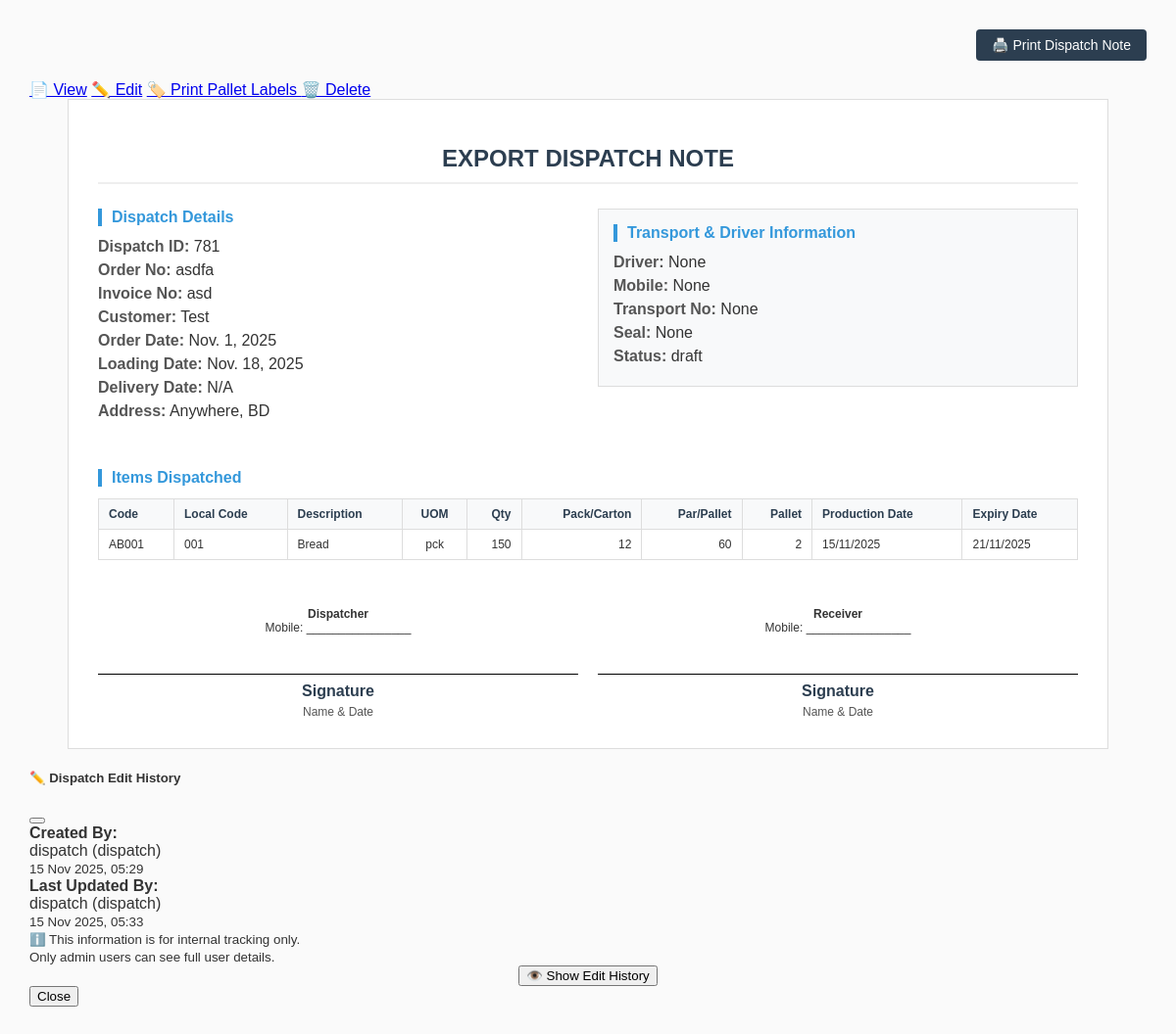
The app's page /dispatch/781/ (signed in) with its own data.
### dispatch_app/models.py (models this page shows, shortened)
class Dispatch(models.Model):
    STATUS_CHOICES = [
        ('draft', 'Draft'),
        ('confirmed', 'Confirmed'),
        ('shipped', 'Shipped'),
        ('delivered', 'Delivered'),
        ('cancelled', 'Cancelled'),
    ]
    DispatchID = models.AutoField(primary_key=True)
    OrderNo = models.CharField(max_length=100, unique=True)
    InvoiceNo = models.CharField(max_length=100, blank=True, null=True)
    Customer = models.ForeignKey(Customer, on_delete=models.PROTECT)
    Address = models.TextField(blank=True, null=True)
    Country = models.CharField(max_length=100, blank=True, null=True)
    ContactNo = models.CharField(max_length=50, blank=True, null=True)
    ContactPerson = models.CharField(max_length=255, blank=True, null=True)
    OrderDate = models.DateField()
    LoadingDate = models.DateField(blank=True, null=True)
    DeliveryDate = models.DateField(blank=True, null=True)
    TransportNo = models.CharField(max_length=100, blank=True, null=True)
    DriverName = models.CharField(max_length=255, blank=True, null=True)
    DriverMobile = models.CharField(max_length=50, blank=True, null=True)
    Seal = models.CharField(max_length=100, blank=True, null=True)
    Status = models.CharField(max_length=20, choices=STATUS_CHOICES, default='draft')
    created_by = models.ForeignKey(
        User,
        on_delete=models.SET_NULL,
        null=True,
        blank=True,
        related_name='dispatches_created'  # ✅ Unique reverse name
    )
    created_at = models.DateTimeField(default=timezone.now)
    updated_by = models.ForeignKey(
        User,
        on_delete=models.SET_NULL,
        null=True,
        blank=True,
        related_name='dispatches_updated'  # ✅ Unique reverse name
    )
    updated_at = models.DateTimeField(auto_now=True)
    class Meta:
        db_table = 'Dispatch'

class Customer(models.Model):
    CustomerID = models.AutoField(primary_key=True)
    Customer = models.CharField(max_length=255)
    DispatchTo = models.CharField(max_length=255, blank=True, null=True)
    Address = models.TextField(blank=True, null=True)
    Country = models.CharField(max_length=100, blank=True, null=True)
    ContactNo = models.CharField(max_length=50, blank=True, null=True)
    ContactPerson = models.CharField(max_length=255, blank=True, null=True)
    Status = models.BooleanField(default=True)
    class Meta:
        db_table = 'Customer'

class DispatchDetails(models.Model):
    ID = models.AutoField(primary_key=True)
    DispatchID = models.ForeignKey(Dispatch, on_delete=models.CASCADE, related_name='details')
    Code = models.ForeignKey(Products, on_delete=models.PROTECT)
    LocalCode = models.CharField(max_length=100, blank=True, null=True)
    Description = models.TextField(blank=True, null=True)
    UOM = models.CharField(max_length=50, blank=True, null=True)
    PackInCarton = models.DecimalField(max_digits=10, decimal_places=2, blank=True, null=True)
    Qty = models.DecimalField(max_digits=15, decimal_places=4)
    ParPallet = models.DecimalField(max_digits=10, decimal_places=2, blank=True, null=True)
    ProductionDate = models.DateField(blank=True, null=True)
    ExpairyDate = models.DateField(blank=True, null=True)
    class Meta:
        db_table = 'DispatchDetails'

class Products(models.Model):
    Code = models.CharField(primary_key=True, max_length=100)
    LocalCode = models.CharField(max_length=100, blank=True, null=True)
    Description = models.TextField(blank=True, null=True)
    ParPallet = models.DecimalField(max_digits=10, decimal_places=2, blank=True, null=True)
    UOM = models.CharField(max_length=50, blank=True, null=True)
    PacInCtn = models.DecimalField(max_digits=10, decimal_places=2, blank=True, null=True)
    class Meta:
        db_table = 'Products'

### dispatch_app/views.py (the view)
# urls.py: path('dispatch/<int:dispatch_id>/', views.dispatch_note, name='dispatch_note'),
@login_required
def dispatch_note(request, dispatch_id):
    dispatch = get_object_or_404(Dispatch, pk=dispatch_id)
    return render(request, 'dispatch_note.html', {'dispatch': dispatch})

### templates/dispatch_note.html (shortened to what this page needs)
<!DOCTYPE html>
<html>
<head>
</head>
 <div class="action-buttons">
    <div class="button-group">
        <button class="print-btn" onclick="window.print()">
            🖨️ Print Dispatch Note
    </div>
<div class="btn-group" role="group">
    <a href="{% url 'dispatch_note' dispatch.DispatchID %}" class="btn btn-info btn-sm">📄 View</a>
    <a href="{% url 'dispatch_edit' dispatch.DispatchID %}" class="btn btn-warning btn-sm">✏️ Edit</a>
        <a href="{% url 'pallet_labels' dispatch.DispatchID %}"
           class="btn btn-success btn-sm" target="_blank">
            🏷️ Print Pallet Labels
        </a>
    {% if user.is_superuser %}
        <a href="{% url 'dispatch_delete' dispatch.DispatchID %}" class="btn btn-danger btn-sm">🗑️ Delete</a>
    {% endif %}
    </div>
</div>
<body>
    <div class="container">
        <h1>EXPORT DISPATCH NOTE</h1>
        <div class="top-section">
            <div class="column-left">
                <div class="section">
                    <div class="section-title">Dispatch Details</div>
                    <div class="info-grid">
                        <div class="info-item"><span class="info-label">Dispatch ID:</span> {{ dispatch.DispatchID }}</div>
                        <div class="info-item"><span class="info-label">Order No:</span> {{ dispatch.OrderNo }}</div>
                        <div class="info-item"><span class="info-label">Invoice No:</span> {{ dispatch.InvoiceNo|default:"N/A" }}</div>
                        <div class="info-item"><span class="info-label">Customer:</span> {{ dispatch.Customer.Customer }}</div>
                        <div class="info-item"><span class="info-label">Order Date:</span> {{ dispatch.OrderDate }}</div>
                        <div class="info-item"><span class="info-label">Loading Date:</span> {{ dispatch.LoadingDate }}</div>
                        <div class="info-item"><span class="info-label">Delivery Date:</span> {{ dispatch.DeliveryDate|default:"N/A" }}</div>
                        <div class="info-item"><span class="info-label">Address:</span> {{ dispatch.Address }}, {{ dispatch.Country }}</div>
                    </div>
                </div>
            </div>
            <div class="column-right">
                <div class="section driver-section">
                    <div class="section-title">Transport & Driver Information</div>
                    <div class="info-grid">
                        <div class="info-item"><span class="info-label">Driver:</span> {{ dispatch.DriverName }}</div>
                        <div class="info-item"><span class="info-label">Mobile:</span> {{ dispatch.DriverMobile }}</div>
                        <div class="info-item"><span class="info-label">Transport No:</span> {{ dispatch.TransportNo }}</div>
                        <div class="info-item"><span class="info-label">Seal:</span> {{ dispatch.Seal }}</div>
                        <div class="info-item"><span class="info-label">Status:</span> {{ dispatch.Status }}</div>
                    </div>
                </div>
            </div>
        </div>
        <div class="section">
            <div class="section-title">Items Dispatched</div>
            <table>
                <thead>
                    <tr>
                        <th>Code</th>
                        <th>Local Code</th>
                        <th>Description</th>
                        <th class="text-center">UOM</th>
                        <th class="text-right">Qty</th>
                        <th class="text-right">Pack/Carton</th>
                        <th class="text-right">Par/Pallet</th>
                        <th class="text-right">Pallet</th>
                        <th>Production Date</th>
                        <th>Expiry Date</th>
                    </tr>
                </thead>
                <tbody>
                    {% for item in dispatch.details.all %}
                    <tr>
                        <td>{{ item.Code.Code }}</td>
                        <td>{{ item.LocalCode|default:"-" }}</td>
                        <td>{{ item.Description|default:item.Code.Description }}</td>
                        <td class="text-center">{{ item.UOM|default:item.Code.UOM }}</td>
                        <td class="text-right">{{ item.Qty|floatformat:"0" }}</td>
                        <td class="text-right">{{ item.PackInCarton|default:item.Code.PacInCtn|default:"-"|floatformat:"0" }}</td>
                        <td class="text-right">{{ item.ParPallet|default:item.Code.ParPallet|default:"-"|floatformat:"0" }}</td>
                        <td class="text-right">
                            {% if item.ParPallet or item.Code.ParPallet %}
                                {% with par_pallet=item.ParPallet|default:item.Code.ParPallet %}
                                    {% widthratio item.Qty par_pallet 1 %}
                                {% endwith %}
                            {% else %}
                                -
                            {% endif %}
                        </td>
                        <td>{% if item.ProductionDate %}{{ item.ProductionDate|date:"d/m/Y" }}{% else %}-{% endif %}</td>
                        <td>{% if item.ExpairyDate %}{{ item.ExpairyDate|date:"d/m/Y" }}{% else %}-{% endif %}</td>
                        </tr>
                        {% empty %}
                        <tr>
                        <td colspan="10" class="no-items">No items dispatched</td>
                    </tr>
                    {% endfor %}
                </tbody>
            </table>
        </div>
        <div class="signature-section">
            <div class="signature-box">
                <div class="signature-info">
                    <strong>Dispatcher</strong><br>
                    Mobile: {{ dispatch.DispatcherMobile|default:"________________" }}
                </div>
                <div class="signature-line">Signature</div>
                <div class="signature-label">Name & Date</div>
            </div>
            <div class="signature-box">
                <div class="signature-info">
                    <strong>Receiver</strong><br>
                    Mobile: {{ dispatch.ReceiverMobile|default:"________________" }}
                </div>
                <div class="signature-line">Signature</div>
                <div class="signature-label">Name & Date</div>
            </div>
        </div>
    </div>
<div class="modal fade" id="editHistoryModal" tabindex="-1" aria-labelledby="editHistoryModalLabel" aria-hidden="true">
    <div class="modal-dialog">
        <div class="modal-content">
            <div class="modal-header">
                <h5 class="modal-title" id="editHistoryModalLabel">✏️ Dispatch Edit History</h5>
                <button type="button" class="btn-close" data-bs-dismiss="modal" aria-label="Close"></button>
            </div>
            <div class="modal-body">
                <div class="mb-3">
                    <strong>	Created By:</strong><br>
                    {% if dispatch.created_by %}
                        {{ dispatch.created_by.username }} ({{ dispatch.created_by.get_full_name|default:dispatch.created_by.username }})
                    {% else %}
                        <em>Unknown</em>
                    {% endif %}<br>
                    <small class="text-muted">{{ dispatch.created_at|date:"d M Y, H:i" }}</small>
                </div>
                <div class="mb-3">
                    <strong>Last Updated By:</strong><br>
                    {% if dispatch.updated_by %}
                        {{ dispatch.updated_by.username }} ({{ dispatch.updated_by.get_full_name|default:dispatch.updated_by.username }})
                    {% else %}
                        <em>Never updated</em>
                    {% endif %}<br>
                    <small class="text-muted">{{ dispatch.updated_at|date:"d M Y, H:i" }}</small>
                </div>
                <div class="alert alert-info">
                    <small>
                        ℹ️ This information is for internal tracking only.<br>
                        Only admin users can see full user details.
                    </small>
                </div>
                <div class="edit-history-section mt-4 text-center">
                    <button
                        type="button"
                        class="btn btn-outline-secondary btn-sm"
                        data-bs-toggle="modal"
                        data-bs-target="#editHistoryModal"
                    >
                        👁️ Show Edit History
                    </button>
                </div>
            </div>
            <div class="modal-footer">
                <button type="button" class="btn btn-secondary" data-bs-dismiss="modal">Close</button>
            </div>
        </div>
    </div>
</div>
</body>
</html>

### templates/dispatch_note.html (style rules this page uses)
body { font-family: Arial, sans-serif; margin: 30px; background-color: #fafafa; color: #333; }
.container { max-width: 1000px; margin: 0 auto; background: white; padding: 30px; border: 1px solid #ddd; }
h1 { color: #2c3e50; text-align: center; margin-bottom: 25px; font-size: 24px; border-bottom: 2px solid #eee; padding-bottom: 10px; }
.section { margin-bottom: 25px; }
.section-title { font-size: 16px; font-weight: bold; margin-bottom: 12px; color: #3498db; border-left: 4px solid #3498db; padding-left: 10px; }
.info-item { margin-bottom: 6px; }
.info-label { font-weight: bold; color: #555; }
table { width: 100%; border-collapse: collapse; margin-top: 10px; font-size: 12px; }
th, td { border: 1px solid #ddd; padding: 8px 10px; text-align: left; vertical-align: top; }
th { background-color: #f8f9fa; font-weight: bold; color: #2c3e50; }
.text-center { text-align: center; }
.text-right { text-align: right; }
.driver-section { background-color: #f8f9fa; padding: 15px; border: 1px solid #ddd; }
.top-section { display: flex; gap: 20px; margin-bottom: 25px; }
.column-left, .column-right { flex: 1; }
.signature-section { margin-top: 40px; display: flex; justify-content: space-between; gap: 20px; }
.signature-box { flex: 1; text-align: center; }
.signature-line { border-top: 1px solid #000; margin-top: 40px; padding-top: 8px; font-weight: bold; color: #2c3e50; }
.signature-label { margin-top: 5px; font-size: 12px; color: #555; }
.signature-info { margin-top: 8px; font-size: 12px; }
.button-group { text-align: right; margin-bottom: 20px; }
.print-btn { background: #2c3e50; color: white; border: none; padding: 8px 16px; border-radius: 4px; cursor: pointer; font-size: 14px; }

### records on screen
Dispatch: DispatchID "781", OrderNo "asdfa", InvoiceNo "asd", Customer.Customer "Test", OrderDate "Nov. 1, 2025", LoadingDate "Nov. 18, 2025", DeliveryDate "N/A", Address "Anywhere", Country "BD", DriverName "None", DriverMobile "None", TransportNo "None", Seal "None", Status "draft", created_by.username "dispatch", created_by.get_full_name "dispatch", created_at "15 Nov 2025, 05:29", updated_by.username "dispatch", updated_by.get_full_name "dispatch", updated_at "15 Nov 2025, 05:33"
DispatchDetails: Code.Code "AB001", LocalCode "001", Description "Bread", UOM "pck", Qty "150", PackInCarton "12", ParPallet "60", Qty "2", ProductionDate "15/11/2025", ExpairyDate "21/11/2025"

### other values on screen
{{ dispatch.DispatcherMobile|default:"________________" }} "________________"
{{ dispatch.ReceiverMobile|default:"________________" }} "________________"
